Frame 1 (no input): blank canvas, image omitted
Frame 60 (no input): blank canvas, image omitted
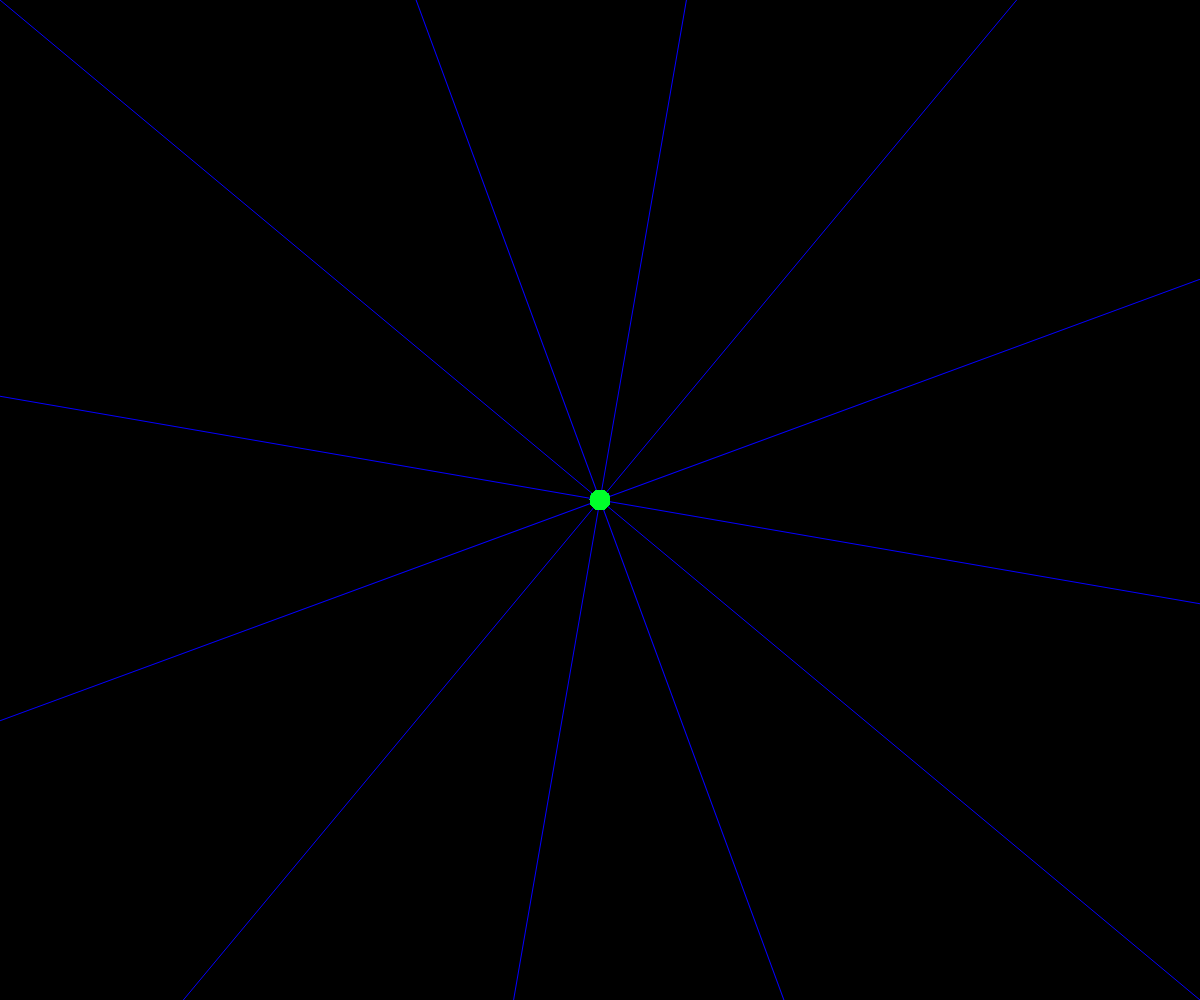
Frame 120 (the mouse pressed at the canvas centre since frame 60)

The p5.js sketch whose frames 1 and 60 were blank and that drew this single picture after the mouse press (run headless with seeded random() and noise() and a simulated clock; from frame 60 on, the mouse is pressed at the canvas centre):

// p5.js sketch
// ── sketch.js

let symmetry = 12;
let angle = 360 / symmetry;
let xoff = 0
function setup() {
  createCanvas(windowWidth, windowHeight);
angleMode(DEGREES);
  background(0);
translate(width/2,height/2);
stroke(0);
  for (let i = 0; i < symmetry; i++){
  rotate(angle);
  line(0, 0, width, 0); 
  colorMode(HSB, 255, 255, 255);
}


}

function draw() {
  
translate(width/2,height/2);
 
  let mx = mouseX - width/2
  let my = mouseY - height/2
   let pmx = pmouseX - width/2
     let pmy = pmouseY - height/2
  
     
     if (mouseIsPressed){
      let hu = noise(xoff)*255;
      xoff += 0.01;
       stroke(hu, 255, 255, 100);
let angle = 360 / 12;
  for (let i = 0; i < 12; i++){
  rotate(angle);
  let d = dist(mx, my, pmx, pmy);
 let sw = map(d, 0, 20, 20,1 ); 
  strokeWeight(sw);
  line(mx, my, pmx, pmy); 
}
 }

}
